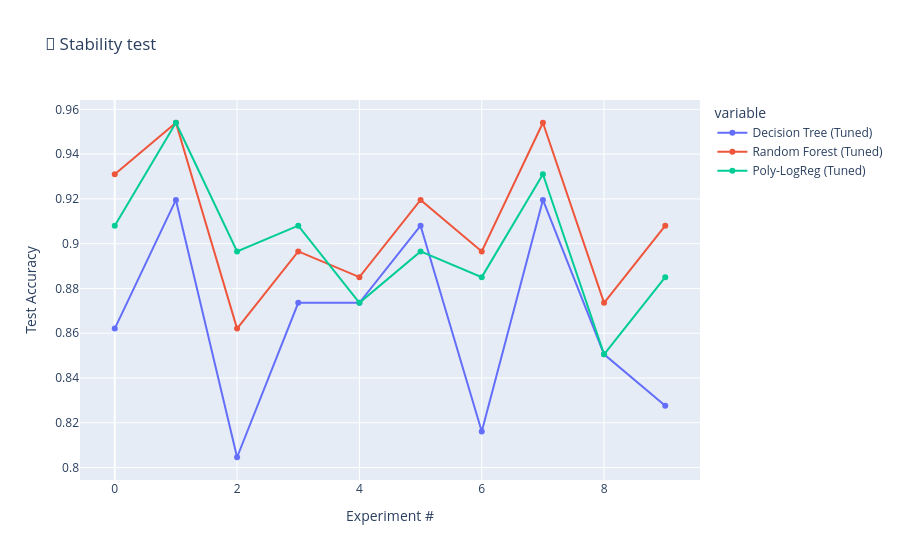
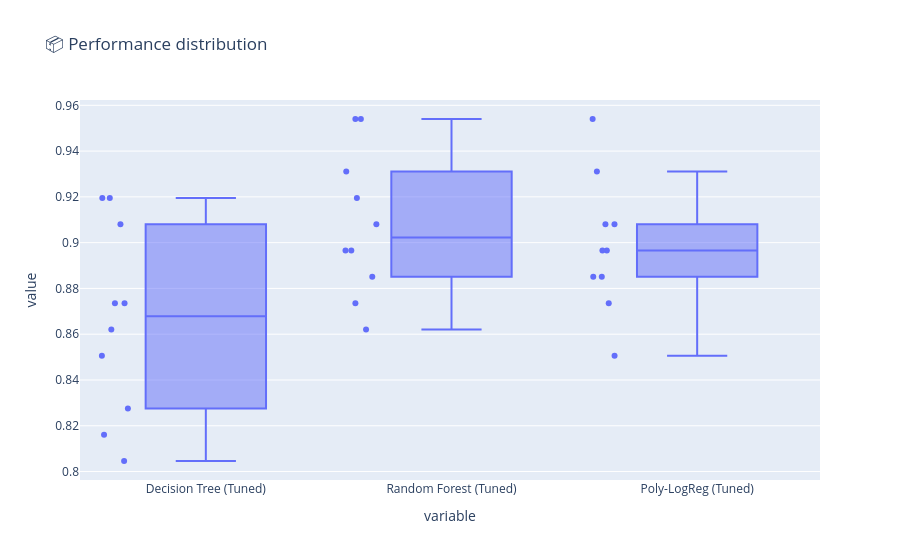

The notebook cell these images were saved under, in order:
### Markdown cell above
## Stability Testing

### Code cell
from sklearn.base import clone
import pandas as pd
import plotly.express as px
from sklearn.model_selection import train_test_split


seeds = [10, 25, 42, 55, 70, 99, 123, 200, 314, 999]
results_stability = []

try:
    model_dt_optim = clone(grid_dt.best_estimator_) 
    model_rf_optim = clone(grid_rf.best_estimator_)
    model_lr_optim = clone(grid_poly.best_estimator_)
    print("✅ Models Cloned!")
except NameError:
    print("❌ EROARE: model not found")

for seed in seeds:
    X_train_s, X_test_s, y_train_s, y_test_s = train_test_split(
        X, y, test_size=0.2, shuffle=True, random_state=seed, stratify=y
    )

    model_dt_optim.fit(X_train_s, y_train_s)
    model_rf_optim.fit(X_train_s, y_train_s)
    model_lr_optim.fit(X_train_s, y_train_s)

    results_stability.append({
        'Seed': seed,
        'Decision Tree (Tuned)': model_dt_optim.score(X_test_s, y_test_s),
        'Random Forest (Tuned)': model_rf_optim.score(X_test_s, y_test_s),
        'Poly-LogReg (Tuned)': model_lr_optim.score(X_test_s, y_test_s),
    })


df_stab = pd.DataFrame(results_stability)

print("\n📊 Results(Green = the best on that seed):")
display(df_stab.style.highlight_max(axis=1, color='lightgreen', subset=['Decision Tree (Tuned)', 'Random Forest (Tuned)', 'Poly-LogReg (Tuned)']).format("{:.4f}"))

summary = df_stab[['Decision Tree (Tuned)', 'Random Forest (Tuned)', 'Poly-LogReg (Tuned)']].agg(['mean', 'std'])
print("\n📉 Final Statistic:")
display(summary)

fig = px.line(df_stab, x=df_stab.index,
              y=['Decision Tree (Tuned)', 'Random Forest (Tuned)', 'Poly-LogReg (Tuned)'],
              title='🎢 Stability test',
              labels={'value': 'Test Accuracy', 'index': 'Experiment #'},
              markers=True)
fig.show()


fig_box = px.box(df_stab, y=['Decision Tree (Tuned)', 'Random Forest (Tuned)', 'Poly-LogReg (Tuned)'],
                 title='📦 Performance distribution',
                 points="all")
fig_box.show()

### Figure 1 — Plotly figure (JSON) as saved in the notebook; plotly's stock layout.template omitted (floating-point values rounded to 4 significant figures)
{"data": [{"hovertemplate": "variable=Decision Tree (Tuned)<br>Experiment #=%{x}<br>Test Accuracy=%{y}<extra></extra>", "legendgroup": "Decision Tree (Tuned)", "line": {"color": "#636efa", "dash": "solid"}, "marker": {"symbol": "circle"}, "mode": "lines+markers", "name": "Decision Tree (Tuned)", "orientation": "v", "showlegend": true, "type": "scatter", "x": [0, 1, 2, 3, 4, 5, 6, 7, 8, 9], "xaxis": "x", "y": [0.8621, 0.9195, 0.8046, 0.8736, 0.8736, 0.908, 0.8161, 0.9195, 0.8506, 0.8276], "yaxis": "y"}, {"hovertemplate": "variable=Random Forest (Tuned)<br>Experiment #=%{x}<br>Test Accuracy=%{y}<extra></extra>", "legendgroup": "Random Forest (Tuned)", "line": {"color": "#EF553B", "dash": "solid"}, "marker": {"symbol": "circle"}, "mode": "lines+markers", "name": "Random Forest (Tuned)", "orientation": "v", "showlegend": true, "type": "scatter", "x": [0, 1, 2, 3, 4, 5, 6, 7, 8, 9], "xaxis": "x", "y": [0.931, 0.954, 0.8621, 0.8966, 0.8851, 0.9195, 0.8966, 0.954, 0.8736, 0.908], "yaxis": "y"}, {"hovertemplate": "variable=Poly-LogReg (Tuned)<br>Experiment #=%{x}<br>Test Accuracy=%{y}<extra></extra>", "legendgroup": "Poly-LogReg (Tuned)", "line": {"color": "#00cc96", "dash": "solid"}, "marker": {"symbol": "circle"}, "mode": "lines+markers", "name": "Poly-LogReg (Tuned)", "orientation": "v", "showlegend": true, "type": "scatter", "x": [0, 1, 2, 3, 4, 5, 6, 7, 8, 9], "xaxis": "x", "y": [0.908, 0.954, 0.8966, 0.908, 0.8736, 0.8966, 0.8851, 0.931, 0.8506, 0.8851], "yaxis": "y"}], "layout": {"legend": {"title": {"text": "variable"}, "tracegroupgap": 0}, "title": {"text": "🎢 Stability test"}, "xaxis": {"anchor": "y", "domain": [0, 1], "title": {"text": "Experiment #"}}, "yaxis": {"anchor": "x", "domain": [0, 1], "title": {"text": "Test Accuracy"}}}}

### Figure 2 — Plotly figure (JSON) as saved in the notebook; plotly's stock layout.template omitted (floating-point values rounded to 4 significant figures)
{"data": [{"alignmentgroup": "True", "boxpoints": "all", "hovertemplate": "variable=%{x}<br>value=%{y}<extra></extra>", "legendgroup": "", "marker": {"color": "#636efa"}, "name": "", "notched": false, "offsetgroup": "", "orientation": "v", "showlegend": false, "type": "box", "x": ["Decision Tree (Tuned)", "Decision Tree (Tuned)", "Decision Tree (Tuned)", "Decision Tree (Tuned)", "Decision Tree (Tuned)", "Decision Tree (Tuned)", "Decision Tree (Tuned)", "Decision Tree (Tuned)", "Decision Tree (Tuned)", "Decision Tree (Tuned)", "Random Forest (Tuned)", "Random Forest (Tuned)", "Random Forest (Tuned)", "Random Forest (Tuned)", "Random Forest (Tuned)", "Random Forest (Tuned)", "Random Forest (Tuned)", "Random Forest (Tuned)", "Random Forest (Tuned)", "Random Forest (Tuned)", "Poly-LogReg (Tuned)", "Poly-LogReg (Tuned)", "Poly-LogReg (Tuned)", "Poly-LogReg (Tuned)", "Poly-LogReg (Tuned)", "Poly-LogReg (Tuned)", "Poly-LogReg (Tuned)", "Poly-LogReg (Tuned)", "Poly-LogReg (Tuned)", "Poly-LogReg (Tuned)"], "x0": " ", "xaxis": "x", "y": [0.8621, 0.9195, 0.8046, 0.8736, 0.8736, 0.908, 0.8161, 0.9195, 0.8506, 0.8276, 0.931, 0.954, 0.8621, 0.8966, 0.8851, 0.9195, 0.8966, 0.954, 0.8736, 0.908, 0.908, 0.954, 0.8966, 0.908, 0.8736, 0.8966, 0.8851, 0.931, 0.8506, 0.8851], "y0": " ", "yaxis": "y"}], "layout": {"boxmode": "group", "legend": {"tracegroupgap": 0}, "title": {"text": "📦 Performance distribution"}, "xaxis": {"anchor": "y", "domain": [0, 1], "title": {"text": "variable"}}, "yaxis": {"anchor": "x", "domain": [0, 1], "title": {"text": "value"}}}}
